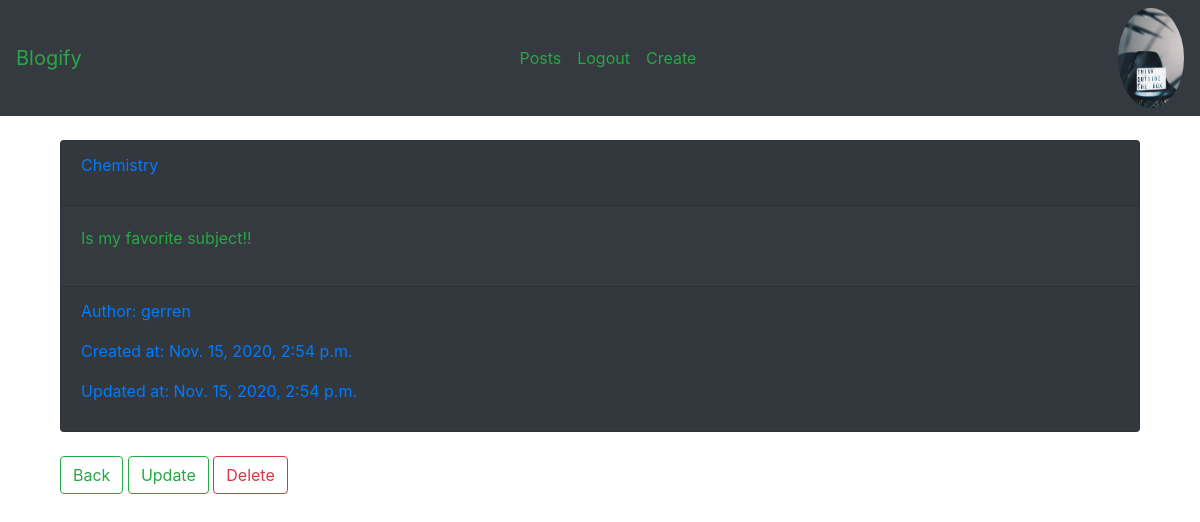
Screenshot of /posts/post/6/ (signed in) with the database file from the repository.
### profiles/models.py (models this page shows, shortened)
class Profile(models.Model):
    first_name = models.CharField(max_length=100, null=True, blank=True)
    middle_name = models.CharField(max_length=100, null=True, blank=True)
    last_name = models.CharField(max_length=100, null=True, blank=True)
    user = models.OneToOneField(User, on_delete=models.CASCADE)
    bio = models.TextField(default='Welcome to Blogify!')
    email = models.EmailField(max_length=200, blank=True, default='None')
    country = models.CharField(max_length=100, blank=True, default='None')
    avatar = models.ImageField(default='blogify.jpg', upload_to='profile_photos/')
    updated = models.DateTimeField(auto_now=True)
    created = models.DateTimeField(auto_now_add=True)

### posts/models.py (models this page shows, shortened)
class Posts(models.Model):
    title = models.CharField(max_length=100)
    content = models.TextField()
    author = models.ForeignKey(User, on_delete=models.CASCADE)
    updated = models.DateTimeField(auto_now=True)
    created = models.DateTimeField(auto_now_add=True)
    class Meta:
        ordering = ('-created',)
        verbose_name = 'Post'

### posts/views.py (the view)
# urls.py: path('post/<str:pk>/', post_detail, name='detail-post'),
def post_detail(request, pk):
    post = Posts.objects.get(pk=pk)
    context = {
        'post': post
    }
    return render(request, 'posts/post_detail.html', context)

### posts/templates/posts/post_detail.html (shortened to what this page needs)
{% extends 'base.html' %}
{% block content %}
    <br>
    <div class="container">
        <div class="row">
            <div class="col">
                <div class="container">
                    <div class="row">
                        <div class="col">
                            <div class="card bg-dark">
                                <div class="card-header">
                                    <p class='text-primary'>{{ post.title }}</p>
                                </div>
                                <div class="card-body">
                                    <p class="text-success">{{ post.content }}</p>
                                </div>
                                <div class='card-footer'>
                                    <p class="text-primary">Author: {{ post.author }}</p>
                                    <p class="text-primary">Created at: {{ post.created }}</p>
                                    <p class="text-primary">Updated at: {{ post.updated }}</p>
                                </div>
                            </div>
                            <br>
                            <a class="btn btn-outline-success" href="{% url 'posts:all-posts' %}">Back</a>
                            <a class="btn btn-outline-success" href="{% url 'posts:update-post' post.pk %}">Update</a>
                            <a class="btn btn-outline-danger" href="{% url 'posts:delete-post' post.pk %}">Delete</a>
                        </div>
                    </div>
                </div>
            </div>
        </div>
    </div>
{% endblock content %}

### templates/navbar.html (shortened to what this page needs)
<nav class="navbar navbar-expand-lg navbar-dark bg-dark">
  <a class="navbar-brand text-success" href="{% url 'home' %}">Blogify</a>
  <div class="collapse navbar-collapse" id="navbarSupportedContent">
    <ul class="navbar-nav m-auto">
      <li class="nav-item">
        <a class="nav-link text-success" href="{% url 'posts:all-posts' %}">Posts</a>
      </li>
      {% if request.user.is_authenticated %}
        <li class="nav-item">
          <a class="nav-link text-success" href="{% url 'users:logout' %}">Logout</a>
        </li>
        <li class="nav-item">
          <a class="nav-link text-success" href="{% url 'posts:create-post' %}">Create</a>
        </li>
      {% endif %}
    </ul>
    {% if request.user.is_authenticated %}
        <a href="{% url 'profiles:my-profile' %}"><img class="rounded-circle" height="100px" src="{{ request.user.profile.avatar.url }}" alt="profile photo"></a>
    {% endif %}
  </div>
</nav>

### rows the page displays
Posts: title "Chemistry", content "Is my favorite subject!!", author "gerren", created "Nov. 15, 2020, 2:54 p.m.", updated "Nov. 15, 2020, 2:54 p.m."
